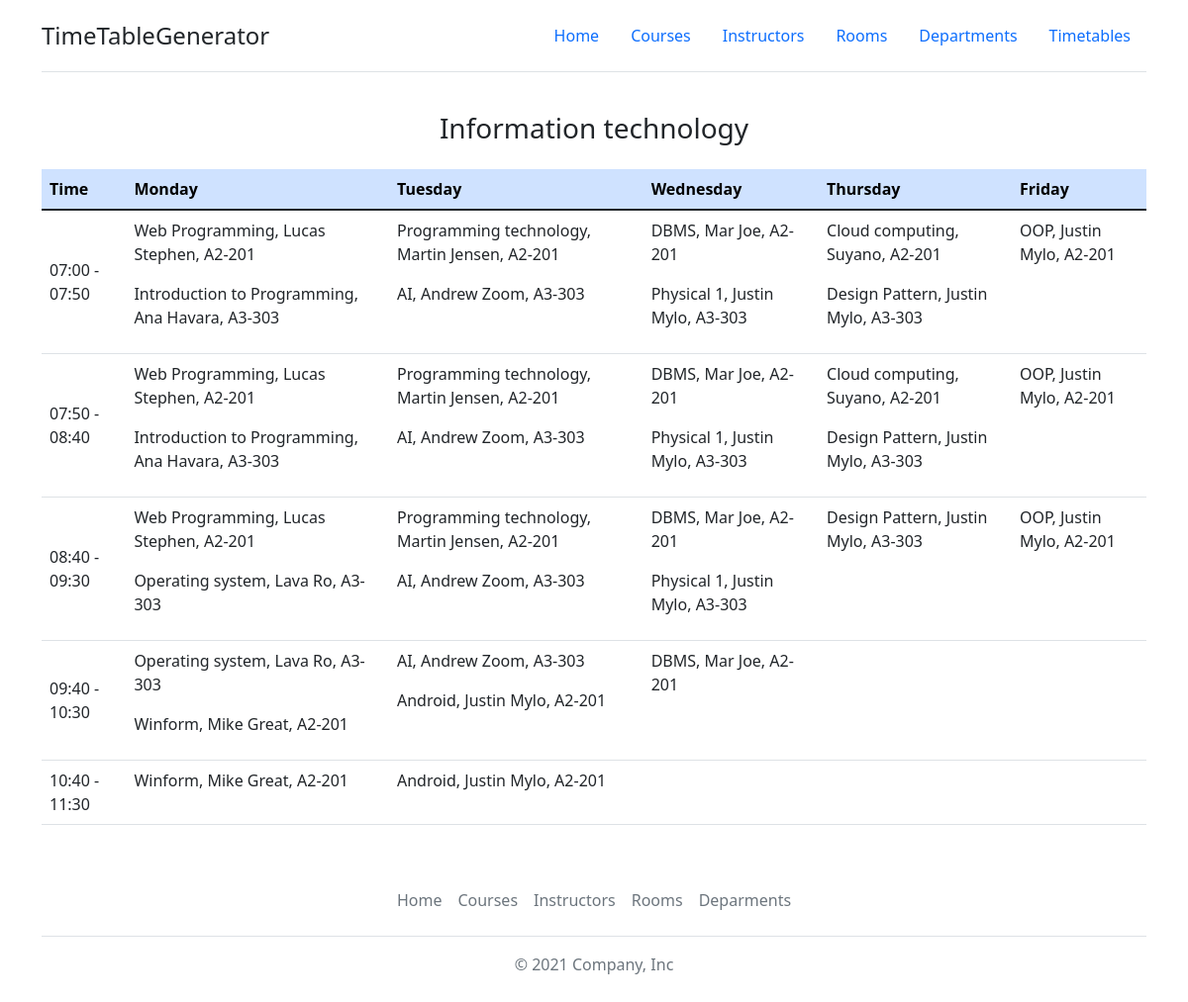
Page /timetable/view-timetable/89 on the committed database.
### Timetable/models.py (models this page shows, shortened)
class Department(models.Model):
    dept_id = models.AutoField(primary_key=True)
    name = models.CharField(max_length=50)
    courses = models.ManyToManyField(Course)

class Session(models.Model):
    TIMESLOTS = (
        ("07:00", "07:50"),
        ("07:50", "08:40"),
        ("08:40", "09:30"),
        ("09:40", "10:30"),
        ("10:40", "11:30"),
    )
    DAYS = (
        ("Monday", "Monday"),
        ("Tuesday", "Tuesday"),
        ("Wednesday", "Wednesday"),
        ("Thursday", "Thursday"),
        ("Friday", "Friday"),
    )
    session_id = models.AutoField(primary_key=True)
    department = models.ForeignKey(Department, null=True, blank=True, on_delete=models.SET_NULL)
    course = models.ForeignKey(Course, null=True, blank=True, on_delete=models.SET_NULL)
    instructor = models.ForeignKey(Instructor, blank=True, null=True, on_delete=models.SET_NULL)
    room = models.ForeignKey(Room, null=True, blank=True, on_delete=SET_NULL)
    number_of_students = models.IntegerField()
    day = models.CharField(max_length=20, choices=DAYS)
    timeslots = models.CharField(max_length=20, choices=TIMESLOTS)
    timetable = models.ForeignKey(Timetable, null=True, blank=True, on_delete=models.CASCADE)

class Course(models.Model):
    course_id = models.AutoField(primary_key=True)
    name = models.CharField(max_length=50)
    number_of_students = models.IntegerField()
    number_of_lessions_per_week = models.IntegerField(default=1)
    instructors = models.ForeignKey(Instructor, on_delete=models.CASCADE, null=True, blank=True)

class Instructor(models.Model):
    inst_id = models.AutoField(primary_key=True)
    name = models.CharField(max_length=50)

class Room(models.Model):
    room_id = models.AutoField(primary_key=True)
    name = models.CharField(max_length=50)
    capacity = models.IntegerField(default=0)
    def __str__(self):
        return self.name

### Timetable/views.py (the view)
# urls.py: path('view-timetable/<str:pk>', views.viewTimetable, name='viewTimetable'),
def viewTimetable(request, pk):
    timetable = Timetable.objects.get(timetable_id=pk)
    sessions = timetable.session_set.all()
    depts = Department.objects.all()
    MEETING_TIMES = [
        "07:00 - 07:50",
        "07:50 - 08:40",
        "08:40 - 09:30",
        "09:40 - 10:30",
        "10:40 - 11:30",
    ]
    DAYS = ["Monday", "Tuesday", "Wednesday", "Thursday", "Friday"]
    context = {
        'sessions': sessions,
        'departments': depts,
        'days': DAYS,
        'timeslots': MEETING_TIMES,
    }
    return render(request, 'view-timetable.html', context)

### Timetable/templates/view-timetable.html (shortened to what this page needs)
{% extends 'base.html' %}
{% load static %}
{% block navbar %}
<header class="d-flex flex-wrap justify-content-center py-3 mb-4 border-bottom">
    <a href="{% url 'home' %}" class="d-flex align-items-center mb-3 mb-md-0 me-md-auto text-dark text-decoration-none">
        <span class="fs-4">TimeTableGenerator</span>
    </a>
    <ul class="nav nav-pills">
        <li class="nav-item"><a href="{% url 'home' %}" class="nav-link">Home</a></li>
        <li class="nav-item"><a href="{% url 'courses' %}" class="nav-link">Courses</a></li>
        <li class="nav-item"><a href="{% url 'instructors' %}" class="nav-link">Instructors</a></li>
        <li class="nav-item"><a href="{% url 'rooms' %}" class="nav-link">Rooms</a></li>
        <li class="nav-item"><a href="{% url 'departments' %}" class="nav-link">Departments</a></li>
        <li calss="nav-item"><a href="{% url 'timetables' %}" class="nav-link">Timetables</a></li>
    </ul>
</header>
{% endblock %}
{% block content %}
<div class="container">
    {% for department in departments %}
        <div class="row">
            <div class="col-md-12">
                <div class="my-3 d-flex justify-content-center">
                    <h3>{{ department.name }}</h3>
                </div>
                <table class="table table-hover">
                    <thead>
                        <tr class="table-primary">
                            <th>Time</th>
                            <th>Monday</th>
                            <th>Tuesday</th>
                            <th>Wednesday</th>
                            <th>Thursday</th>
                            <th>Friday</th>
                        </tr>
                    </thead>
                    <tbody>
                        {% for timeslot in timeslots %}
                            <tr>
                                <td class="align-middle">{{ timeslot }}</td>
                                {% for day in days %}
                                    <td>
                                        {% for session in sessions %}
                                            {% if session.department.dept_id == department.dept_id %}
                                                {% if session.timeslots == timeslot %}
                                                    {% if session.day == day %}
                                                        <div>
                                                            <p>{{ session.course.name }}, {{ session.instructor.name }}, {{ session.room }}</p>
                                                        </div>
                                                    {% endif %}
                                                {% endif %}
                                            {% endif %}
                                        {% endfor %}
                                    </td>
                                {% endfor %}
                            </tr>
                        {% endfor %}
                    </tbody>
                </table>
            </div>
        </div>
    {% endfor %}
</div>
{% endblock %}

### Timetable/static/css/style.css (style rules this page uses)
a { cursor: pointer; }

### rows in the picture
Department: name "Information technology", timeslots "07:00 - 07:50" "07:50 - 08:40" "08:40 - 09:30" "09:40 - 10:30" "10:40 - 11:30"
Session: course.name "Web Programming", instructor.name "Lucas Stephen", room "A2-201"
Session: course.name "Introduction to Programming", instructor.name "Ana Havara", room "A3-303"
Session: course.name "Programming technology", instructor.name "Martin Jensen", room "A2-201"
Session: course.name "AI", instructor.name "Andrew Zoom", room "A3-303"
Session: course.name "DBMS", instructor.name "Mar Joe", room "A2-201"
Session: course.name "Physical 1", instructor.name "Justin Mylo", room "A3-303"
Session: course.name "Cloud computing", instructor.name "Suyano", room "A2-201"
Session: course.name "Design Pattern", instructor.name "Justin Mylo", room "A3-303"
Session: course.name "OOP", instructor.name "Justin Mylo", room "A2-201"
Session: course.name "Web Programming", instructor.name "Lucas Stephen", room "A2-201"
Session: course.name "Introduction to Programming", instructor.name "Ana Havara", room "A3-303"
Session: course.name "Programming technology", instructor.name "Martin Jensen", room "A2-201"
Session: course.name "AI", instructor.name "Andrew Zoom", room "A3-303"
Session: course.name "DBMS", instructor.name "Mar Joe", room "A2-201"
Session: course.name "Physical 1", instructor.name "Justin Mylo", room "A3-303"
Session: course.name "Cloud computing", instructor.name "Suyano", room "A2-201"
Session: course.name "Design Pattern", instructor.name "Justin Mylo", room "A3-303"
Session: course.name "OOP", instructor.name "Justin Mylo", room "A2-201"
Session: course.name "Web Programming", instructor.name "Lucas Stephen", room "A2-201"
Session: course.name "Operating system", instructor.name "Lava Ro", room "A3-303"
Session: course.name "Programming technology", instructor.name "Martin Jensen", room "A2-201"
Session: course.name "AI", instructor.name "Andrew Zoom", room "A3-303"
Session: course.name "DBMS", instructor.name "Mar Joe", room "A2-201"
Session: course.name "Physical 1", instructor.name "Justin Mylo", room "A3-303"
Session: course.name "Design Pattern", instructor.name "Justin Mylo", room "A3-303"
Session: course.name "OOP", instructor.name "Justin Mylo", room "A2-201"
Session: course.name "Operating system", instructor.name "Lava Ro", room "A3-303"
Session: course.name "Winform", instructor.name "Mike Great", room "A2-201"
Session: course.name "AI", instructor.name "Andrew Zoom", room "A3-303"
Session: course.name "Android", instructor.name "Justin Mylo", room "A2-201"
Session: course.name "DBMS", instructor.name "Mar Joe", room "A2-201"
Session: course.name "Winform", instructor.name "Mike Great", room "A2-201"
Session: course.name "Android", instructor.name "Justin Mylo", room "A2-201"
